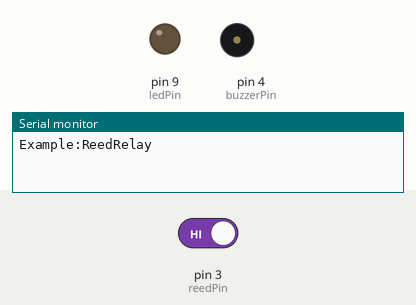
This sketch was run on a simulated Arduino Uno, built with avr-gcc and run on an emulated ATmega328P. Shown: output pins drawn as LEDs (lit = HIGH), buzzer (waves = sounding, pin HIGH), the last lines printed to the serial monitor. Inputs (shaded band) come from the test bench; at power-on: pin 3 (reedPin) HIGH.

Above: at 1.2 s.
1.3 s: pin 3 (reedPin) driven LOW
2.8 s: pin 3 (reedPin) driven HIGH
At 3.7 s:
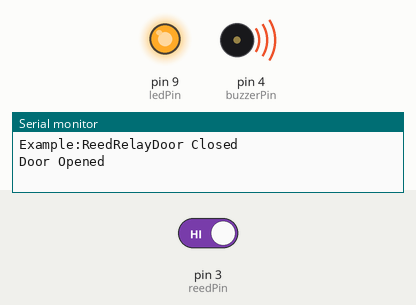
Timing chart, 0 to 5.8 s (numbered marks = the images above; inputs shaded):
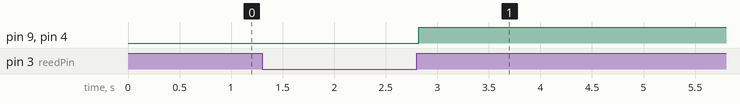

Measured:
- after the input at 2.8 s, pin 9 (ledPin), pin 4 (buzzerPin): LOW → HIGH at once

The sketch:

ReedRelay.ino
```cpp
const int reedPin=3,ledPin=9,buzzerPin=4;
static bool lastState;
void setup()
{
    pinMode(reedPin,INPUT);
    pinMode(ledPin,OUTPUT);
    pinMode(buzzerPin,OUTPUT);
    Serial.begin(115200);
    Serial.print("Example:ReedRelay");
    lastState=digitalRead(reedPin);
}

void loop()
{
    switch(checkReedRelayState()){
        case 1:
            Serial.println("Door Opened");
            digitalWrite(ledPin,HIGH);
            digitalWrite(buzzerPin,HIGH);
            break;
        case 2:
            Serial.println("Door Closed");
            digitalWrite(ledPin,LOW);
            digitalWrite(buzzerPin,LOW);
            break;
    }
}

int checkReedRelayState(){
    if(digitalRead(reedPin)!=lastState){
        delay(20);
        if(digitalRead(reedPin)!=lastState){
            lastState=digitalRead(reedPin);
            return lastState?1:2;
        }
    }
    else
        return 0;
}
```
